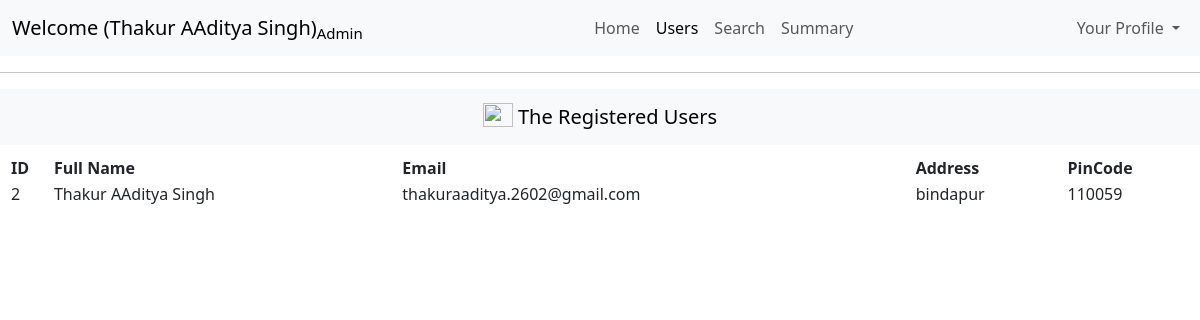
/admin/dashboard/users (signed in), run on the app's committed database.
### models/models.py (models this page shows)
class User(db.Model):
    id= db.Column(db.Integer(),primary_key=True)
    fullname = db.Column(db.String(50),nullable = False)
    email = db.Column(db.String(50),unique = True,nullable = False)
    password = db.Column(db.String(),nullable= False)
    address = db.Column(db.String(200),nullable=False)
    pincode = db.Column(db.Integer(),nullable= False)
    role = db.Column(db.String(10),nullable=False)
    status=db.Column(db.Integer(),nullable=False)

### controllers/controllers.py (the view)
@controllers.route("/admin/dashboard/users", methods=['GET','POST'])
def userDetails():
    status = session.get("status")
    if status is not None and int(status) > 0:
        getuser = User.query.filter_by(role="user")
        for i in getuser:
            print(i.pincode)
        print("executed")
        return render_template("userDetails.html",getuser=getuser)
    else:
        return redirect("/login")

### templates/userDetails.html (shortened to what this page needs)
<!DOCTYPE html>
<html lang="en">
<head>
    <link href="https://cdn.jsdelivr.net/npm/bootstrap@5.3.7/dist/css/bootstrap.min.css" rel="stylesheet">
</head>
<body>
    <nav class="navbar navbar-expand-lg bg-body-tertiary">
  <div class="container-fluid">
    <a class="navbar-brand " href="#">Welcome ({{session['fullname']}})<sub>Admin</sub></a>
    <div class="collapse navbar-collapse" id="navbarNavDropdown">
      <ul class="navbar-nav ms-auto">
        <li class="nav-item">
          <a class="nav-link " aria-current="page" href="/admin/dashboard">Home</a>
        </li>
        <li class="nav-item">
          <a class="nav-link active" href="#">Users</a>
        </li>
        <li class="nav-item">
          <a class="nav-link" href="/admin/dashboard/search">Search</a>
        </li>
        <li class="nav-item">
          <a class="nav-link" href="/admin/dashboard/summary">Summary</a>
        </li>
    </ul>
    <ul class="navbar-nav ms-auto">
        <li class="nav-item dropdown">
          <a class="nav-link dropdown-toggle" href="#" role="button" data-bs-toggle="dropdown" aria-expanded="false">
            Your Profile
          </a>
        </li>
      </ul>
    </div>
  </div>
</nav>
<hr>
<nav class="navbar bg-body-tertiary">
  <div class="container-fluid text-center">
    <a class="navbar-brand mx-auto " href="#">
      <img src="https://images.pexels.com/photos/1528375/pexels-photo-1528375.jpeg?_gl=1*18akve4*_ga*MTQyOTczMDU2MS4xNzUzMzU4OTQw*_ga_8JE65Q40S6*czE3NTMzNTg5MzkkbzEkZzEkdDE3NTMzNTg5NTckajQyJGwwJGgw" width="30" height="24" class="d-inline-block align-text-top" style="align-content: center;">
        The Registered Users
    </a>
 </div>
</nav>
<table style="width: 100%; margin: 10px;">
  <tr>
    <th>ID</th>
    <th>Full Name</th>
    <th>Email</th>
    <th>Address</th>
    <th>PinCode</th>
  </tr>
  {% for x in getuser%}
  <tr>
    <td>{{x.id}}</td>
    <td>{{x.fullname}}</td>
    <td>{{x.email}}</td>
    <td>{{x.address}}</td>
    <td>{{x.pincode}}</td>
  </tr>
    {% endfor %}
</table>
</body>
</html>

### data on the page
User: fullname "Thakur AAditya Singh", id "2", email "thakuraaditya.2602@gmail.com", address "bindapur", pincode "110059"
